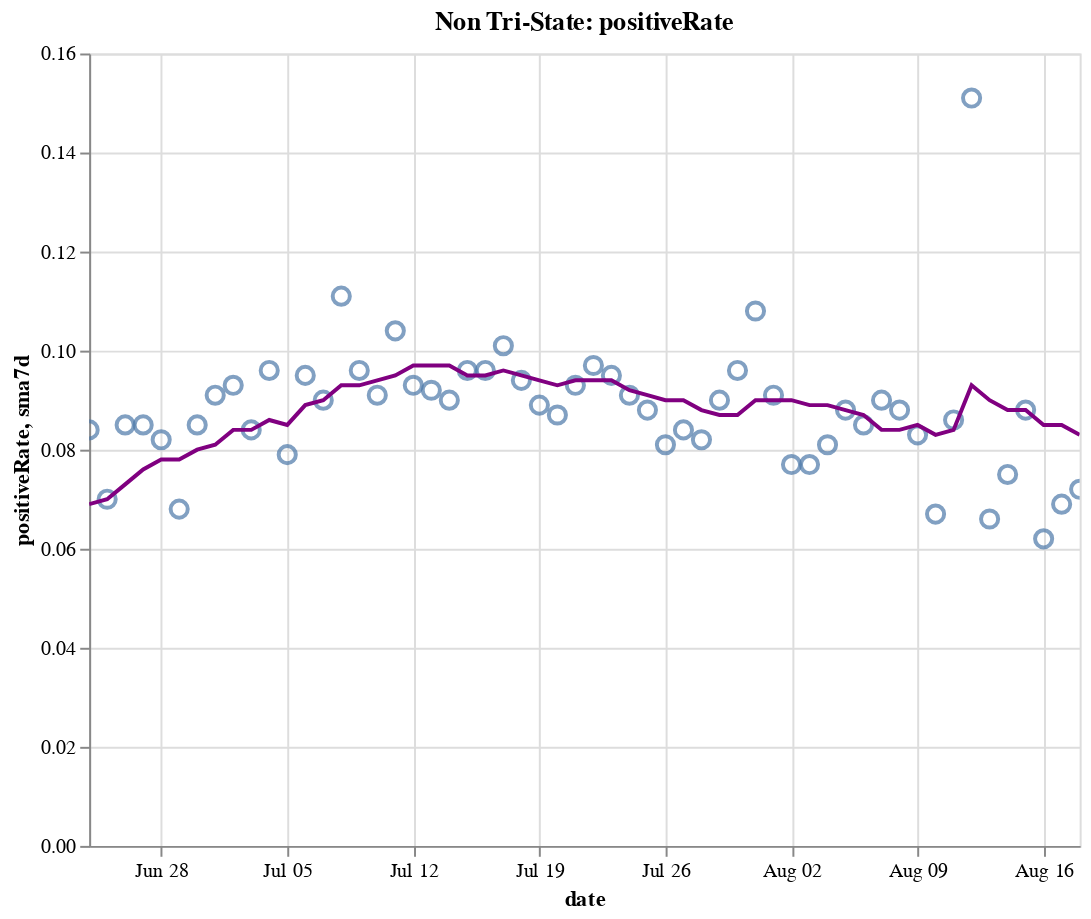

Source (notebook cell):
### Code cell
create_plot(non_tristate, 'positiveRate')

### Figure 1 — Vega-Lite specification as saved in the notebook (floating-point values rounded to 4 significant figures)
{"config": {"view": {"continuousWidth": 400, "continuousHeight": 300}}, "layer": [{"layer": [{"mark": {"type": "point", "size": 75}, "encoding": {"tooltip": [{"type": "temporal", "field": "date"}, {"type": "quantitative", "field": "positiveRate"}, {"type": "quantitative", "field": "sma7d"}], "x": {"type": "temporal", "field": "date"}, "y": {"type": "quantitative", "field": "positiveRate"}}, "selection": {"selector016": {"type": "interval", "bind": "scales", "encodings": ["x", "y"]}}}, {"mark": {"type": "line", "color": "purple"}, "encoding": {"x": {"type": "temporal", "field": "date"}, "y": {"type": "quantitative", "field": "sma7d"}}}]}, {"mark": {"type": "rule", "color": "#aaa"}, "encoding": {"x": {"type": "temporal", "field": "date"}}, "transform": [{"filter": {"selection": "selector015"}}]}, {"mark": "circle", "encoding": {"opacity": {"condition": {"value": 1, "selection": "selector015"}, "value": 0}, "tooltip": [{"type": "temporal", "field": "date"}, {"type": "quantitative", "field": "positiveRate"}, {"type": "quantitative", "field": "sma7d"}], "x": {"type": "temporal", "field": "date"}, "y": {"type": "quantitative", "field": "positiveRate"}}, "selection": {"selector015": {"type": "single", "encodings": ["x"], "on": "mouseover", "nearest": true, "empty": "none"}}}, {"mark": {"type": "text", "align": "left", "dx": 5, "dy": -5, "stroke": "white", "strokeWidth": 2}, "encoding": {"text": {"type": "quantitative", "field": "positiveRate"}, "tooltip": [{"type": "temporal", "field": "date"}, {"type": "quantitative", "field": "positiveRate"}, {"type": "quantitative", "field": "sma7d"}], "x": {"type": "temporal", "field": "date"}, "y": {"type": "quantitative", "field": "positiveRate"}}, "transform": [{"filter": {"selection": "selector015"}}]}, {"mark": {"type": "text", "align": "left", "dx": 5, "dy": -5}, "encoding": {"text": {"type": "quantitative", "field": "positiveRate"}, "tooltip": [{"type": "temporal", "field": "date"}, {"type": "quantitative", "field": "positiveRate"}, {"type": "quantitative", "field": "sma7d"}], "x": {"type": "temporal", "field": "date"}, "y": {"type": "quantitative", "field": "positiveRate"}}, "transform": [{"filter": {"selection": "selector015"}}]}], "data": {"name": "data-b8871679ea31bca202d446a474e10296"}, "height": 400, "title": "Non Tri-State: positiveRate", "width": 500, "$schema": "https://vega.github.io/schema/vega-lite/v4.8.1.json", "datasets": {"data-b8871679ea31bca202d446a474e10296": [{"date": "2020-06-24T00:00:00", "totalTestResultsIncrease": 449000.0, "positiveIncrease": 37930.0, "death": 73240.0, "deathIncrease": 652.0, "positiveRate": 0.084, "state": "Non Tri-State", "sma7d": 0.069}, {"date": "2020-06-25T00:00:00", "totalTestResultsIncrease": 543600.0, "positiveIncrease": 37940.0, "death": 73840.0, "deathIncrease": 595.0, "positiveRate": 0.07, "state": "Non Tri-State", "sma7d": 0.07}, {"date": "2020-06-26T00:00:00", "totalTestResultsIncrease": 509900.0, "positiveIncrease": 43160.0, "death": 74410.0, "deathIncrease": 571.0, "positiveRate": 0.085, "state": "Non Tri-State", "sma7d": 0.073}, {"date": "2020-06-27T00:00:00", "totalTestResultsIncrease": 499900.0, "positiveIncrease": 42640.0, "death": 74870.0, "deathIncrease": 455.0, "positiveRate": 0.085, "state": "Non Tri-State", "sma7d": 0.076}, {"date": "2020-06-28T00:00:00", "totalTestResultsIncrease": 500200.0, "positiveIncrease": 40840.0, "death": 75100.0, "deathIncrease": 234.0, "positiveRate": 0.082, "state": "Non Tri-State", "sma7d": 0.078}, {"date": "2020-06-29T00:00:00", "totalTestResultsIncrease": 564700.0, "positiveIncrease": 38640.0, "death": 75400.0, "deathIncrease": 302.0, "positiveRate": 0.068, "state": "Non Tri-State", "sma7d": 0.078}, {"date": "2020-06-30T00:00:00", "totalTestResultsIncrease": 546000.0, "positiveIncrease": 46390.0, "death": 75940.0, "deathIncrease": 538.0, "positiveRate": 0.085, "state": "Non Tri-State", "sma7d": 0.08}, {"date": "2020-07-01T00:00:00", "totalTestResultsIncrease": 546800.0, "positiveIncrease": 49730.0, "death": 76580.0, "deathIncrease": 645.0, "positiveRate": 0.091, "state": "Non Tri-State", "sma7d": 0.081}, {"date": "2020-07-02T00:00:00", "totalTestResultsIncrease": 565500.0, "positiveIncrease": 52450.0, "death": 77240.0, "deathIncrease": 655.0, "positiveRate": 0.093, "state": "Non Tri-State", "sma7d": 0.084}, {"date": "2020-07-03T00:00:00", "totalTestResultsIncrease": 626800.0, "positiveIncrease": 52850.0, "death": 77760.0, "deathIncrease": 523.0, "positiveRate": 0.084, "state": "Non Tri-State", "sma7d": 0.084}, {"date": "2020-07-04T00:00:00", "totalTestResultsIncrease": 560300.0, "positiveIncrease": 53720.0, "death": 78030.0, "deathIncrease": 270.0, "positiveRate": 0.096, "state": "Non Tri-State", "sma7d": 0.086}, {"date": "2020-07-05T00:00:00", "totalTestResultsIncrease": 570100.0, "positiveIncrease": 44890.0, "death": 78210.0, "deathIncrease": 179.0, "positiveRate": 0.079, "state": "Non Tri-State", "sma7d": 0.085}, {"date": "2020-07-06T00:00:00", "totalTestResultsIncrease": 429600.0, "positiveIncrease": 40610.0, "death": 78420.0, "deathIncrease": 212.0, "positiveRate": 0.095, "state": "Non Tri-State", "sma7d": 0.089}, {"date": "2020-07-07T00:00:00", "totalTestResultsIncrease": 562700.0, "positiveIncrease": 50850.0, "death": 79280.0, "deathIncrease": 859.0, "positiveRate": 0.09, "state": "Non Tri-State", "sma7d": 0.09}, {"date": "2020-07-08T00:00:00", "totalTestResultsIncrease": 550900.0, "positiveIncrease": 61220.0, "death": 80010.0, "deathIncrease": 730.0, "positiveRate": 0.111, "state": "Non Tri-State", "sma7d": 0.093}, {"date": "2020-07-09T00:00:00", "totalTestResultsIncrease": 606600.0, "positiveIncrease": 57950.0, "death": 80840.0, "deathIncrease": 822.0, "positiveRate": 0.096, "state": "Non Tri-State", "sma7d": 0.093}, {"date": "2020-07-10T00:00:00", "totalTestResultsIncrease": 718600.0, "positiveIncrease": 65390.0, "death": 81650.0, "deathIncrease": 814.0, "positiveRate": 0.091, "state": "Non Tri-State", "sma7d": 0.094}, {"date": "2020-07-11T00:00:00", "totalTestResultsIncrease": 598300.0, "positiveIncrease": 61950.0, "death": 82350.0, "deathIncrease": 705.0, "positiveRate": 0.104, "state": "Non Tri-State", "sma7d": 0.095}, {"date": "2020-07-12T00:00:00", "totalTestResultsIncrease": 646300.0, "positiveIncrease": 59960.0, "death": 82810.0, "deathIncrease": 455.0, "positiveRate": 0.093, "state": "Non Tri-State", "sma7d": 0.097}, {"date": "2020-07-13T00:00:00", "totalTestResultsIncrease": 621800.0, "positiveIncrease": 57460.0, "death": 83080.0, "deathIncrease": 275.0, "positiveRate": 0.092, "state": "Non Tri-State", "sma7d": 0.097}, {"date": "2020-07-14T00:00:00", "totalTestResultsIncrease": 681300.0, "positiveIncrease": 61550.0, "death": 83790.0, "deathIncrease": 708.0, "positiveRate": 0.09, "state": "Non Tri-State", "sma7d": 0.097}, {"date": "2020-07-15T00:00:00", "totalTestResultsIncrease": 670100.0, "positiveIncrease": 64080.0, "death": 84610.0, "deathIncrease": 816.0, "positiveRate": 0.096, "state": "Non Tri-State", "sma7d": 0.095}, {"date": "2020-07-16T00:00:00", "totalTestResultsIncrease": 728000.0, "positiveIncrease": 69850.0, "death": 85500.0, "deathIncrease": 896.0, "positiveRate": 0.096, "state": "Non Tri-State", "sma7d": 0.095}, {"date": "2020-07-17T00:00:00", "totalTestResultsIncrease": 754900.0, "positiveIncrease": 76260.0, "death": 86420.0, "deathIncrease": 915.0, "positiveRate": 0.101, "state": "Non Tri-State", "sma7d": 0.096}, {"date": "2020-07-18T00:00:00", "totalTestResultsIncrease": 686200.0, "positiveIncrease": 64160.0, "death": 87260.0, "deathIncrease": 846.0, "positiveRate": 0.094, "state": "Non Tri-State", "sma7d": 0.095}, {"date": "2020-07-19T00:00:00", "totalTestResultsIncrease": 722600.0, "positiveIncrease": 64410.0, "death": 87770.0, "deathIncrease": 506.0, "positiveRate": 0.089, "state": "Non Tri-State", "sma7d": 0.094}, {"date": "2020-07-20T00:00:00", "totalTestResultsIncrease": 645500.0, "positiveIncrease": 56110.0, "death": 88110.0, "deathIncrease": 335.0, "positiveRate": 0.087, "state": "Non Tri-State", "sma7d": 0.093}, {"date": "2020-07-21T00:00:00", "totalTestResultsIncrease": 673500.0, "positiveIncrease": 62450.0, "death": 89120.0, "deathIncrease": 1014.0, "positiveRate": 0.093, "state": "Non Tri-State", "sma7d": 0.094}, {"date": "2020-07-22T00:00:00", "totalTestResultsIncrease": 698500.0, "positiveIncrease": 67930.0, "death": 90260.0, "deathIncrease": 1137.0, "positiveRate": 0.097, "state": "Non Tri-State", "sma7d": 0.094}, {"date": "2020-07-23T00:00:00", "totalTestResultsIncrease": 743500.0, "positiveIncrease": 70290.0, "death": 91270.0, "deathIncrease": 1015.0, "positiveRate": 0.095, "state": "Non Tri-State", "sma7d": 0.094}, {"date": "2020-07-24T00:00:00", "totalTestResultsIncrease": 804400.0, "positiveIncrease": 73450.0, "death": 92400.0, "deathIncrease": 1129.0, "positiveRate": 0.091, "state": "Non Tri-State", "sma7d": 0.092}, {"date": "2020-07-25T00:00:00", "totalTestResultsIncrease": 722700.0, "positiveIncrease": 63810.0, "death": 93400.0, "deathIncrease": 999.0, "positiveRate": 0.088, "state": "Non Tri-State", "sma7d": 0.091}, {"date": "2020-07-26T00:00:00", "totalTestResultsIncrease": 747100.0, "positiveIncrease": 60670.0, "death": 93940.0, "deathIncrease": 544.0, "positiveRate": 0.081, "state": "Non Tri-State", "sma7d": 0.09}, {"date": "2020-07-27T00:00:00", "totalTestResultsIncrease": 641300.0, "positiveIncrease": 53870.0, "death": 94970.0, "deathIncrease": 1026.0, "positiveRate": 0.084, "state": "Non Tri-State", "sma7d": 0.09}, {"date": "2020-07-28T00:00:00", "totalTestResultsIncrease": 670400.0, "positiveIncrease": 55120.0, "death": 96060.0, "deathIncrease": 1086.0, "positiveRate": 0.082, "state": "Non Tri-State", "sma7d": 0.088}, {"date": "2020-07-29T00:00:00", "totalTestResultsIncrease": 727400.0, "positiveIncrease": 65320.0, "death": 97520.0, "deathIncrease": 1466.0, "positiveRate": 0.09, "state": "Non Tri-State", "sma7d": 0.087}, {"date": "2020-07-30T00:00:00", "totalTestResultsIncrease": 709800.0, "positiveIncrease": 68360.0, "death": 98750.0, "deathIncrease": 1229.0, "positiveRate": 0.096, "state": "Non Tri-State", "sma7d": 0.087}, {"date": "2020-07-31T00:00:00", "totalTestResultsIncrease": 611500.0, "positiveIncrease": 66280.0, "death": 100000.0, "deathIncrease": 1295.0, "positiveRate": 0.108, "state": "Non Tri-State", "sma7d": 0.09}, {"date": "2020-08-01T00:00:00", "totalTestResultsIncrease": 653600.0, "positiveIncrease": 59570.0, "death": 101200.0, "deathIncrease": 1164.0, "positiveRate": 0.091, "state": "Non Tri-State", "sma7d": 0.09}, {"date": "2020-08-02T00:00:00", "totalTestResultsIncrease": 614400.0, "positiveIncrease": 47410.0, "death": 101700.0, "deathIncrease": 486.0, "positiveRate": 0.077, "state": "Non Tri-State", "sma7d": 0.09}, {"date": "2020-08-03T00:00:00", "totalTestResultsIncrease": 628600.0, "positiveIncrease": 48500.0, "death": 102200.0, "deathIncrease": 502.0, "positiveRate": 0.077, "state": "Non Tri-State", "sma7d": 0.089}, {"date": "2020-08-04T00:00:00", "totalTestResultsIncrease": 622800.0, "positiveIncrease": 50420.0, "death": 103400.0, "deathIncrease": 1241.0, "positiveRate": 0.081, "state": "Non Tri-State", "sma7d": 0.089}, {"date": "2020-08-05T00:00:00", "totalTestResultsIncrease": 578600.0, "positiveIncrease": 51160.0, "death": 104800.0, "deathIncrease": 1335.0, "positiveRate": 0.088, "state": "Non Tri-State", "sma7d": 0.088}, {"date": "2020-08-06T00:00:00", "totalTestResultsIncrease": 628100.0, "positiveIncrease": 53090.0, "death": 106000.0, "deathIncrease": 1238.0, "positiveRate": 0.085, "state": "Non Tri-State", "sma7d": 0.087}, {"date": "2020-08-07T00:00:00", "totalTestResultsIncrease": 670900.0, "positiveIncrease": 60370.0, "death": 107300.0, "deathIncrease": 1313.0, "positiveRate": 0.09, "state": "Non Tri-State", "sma7d": 0.084}, {"date": "2020-08-08T00:00:00", "totalTestResultsIncrease": 599800.0, "positiveIncrease": 53020.0, "death": 108400.0, "deathIncrease": 1075.0, "positiveRate": 0.088, "state": "Non Tri-State", "sma7d": 0.084}, {"date": "2020-08-09T00:00:00", "totalTestResultsIncrease": 605100.0, "positiveIncrease": 50460.0, "death": 109000.0, "deathIncrease": 604.0, "positiveRate": 0.083, "state": "Non Tri-State", "sma7d": 0.085}, {"date": "2020-08-10T00:00:00", "totalTestResultsIncrease": 608000.0, "positiveIncrease": 40830.0, "death": 109400.0, "deathIncrease": 417.0, "positiveRate": 0.067, "state": "Non Tri-State", "sma7d": 0.083}, {"date": "2020-08-11T00:00:00", "totalTestResultsIncrease": 632900.0, "positiveIncrease": 54370.0, "death": 110700.0, "deathIncrease": 1307.0, "positiveRate": 0.086, "state": "Non Tri-State", "sma7d": 0.084}, {"date": "2020-08-12T00:00:00", "totalTestResultsIncrease": 362600.0, "positiveIncrease": 54850.0, "death": 112200.0, "deathIncrease": 1495.0, "positiveRate": 0.151, "state": "Non Tri-State", "sma7d": 0.093}, {"date": "2020-08-13T00:00:00", "totalTestResultsIncrease": 762100.0, "positiveIncrease": 50240.0, "death": 113400.0, "deathIncrease": 1145.0, "positiveRate": 0.066, "state": "Non Tri-State", "sma7d": 0.09}, {"date": "2020-08-14T00:00:00", "totalTestResultsIncrease": 726500.0, "positiveIncrease": 54240.0, "death": 114600.0, "deathIncrease": 1199.0, "positiveRate": 0.075, "state": "Non Tri-State", "sma7d": 0.088}, {"date": "2020-08-15T00:00:00", "totalTestResultsIncrease": 628400.0, "positiveIncrease": 55590.0, "death": 115800.0, "deathIncrease": 1200.0, "positiveRate": 0.088, "state": "Non Tri-State", "sma7d": 0.088}, {"date": "2020-08-16T00:00:00", "totalTestResultsIncrease": 679700.0, "positiveIncrease": 42460.0, "death": 116400.0, "deathIncrease": 611.0, "positiveRate": 0.062, "state": "Non Tri-State", "sma7d": 0.085}, {"date": "2020-08-17T00:00:00", "totalTestResultsIncrease": 532400.0, "positiveIncrease": 36730.0, "death": 116800.0, "deathIncrease": 394.0, "positiveRate": 0.069, "state": "Non Tri-State", "sma7d": 0.085}, {"date": "2020-08-18T00:00:00", "totalTestResultsIncrease": 549500.0, "positiveIncrease": 39480.0, "death": 118000.0, "deathIncrease": 1178.0, "positiveRate": 0.072, "state": "Non Tri-State", "sma7d": 0.083}]}}
